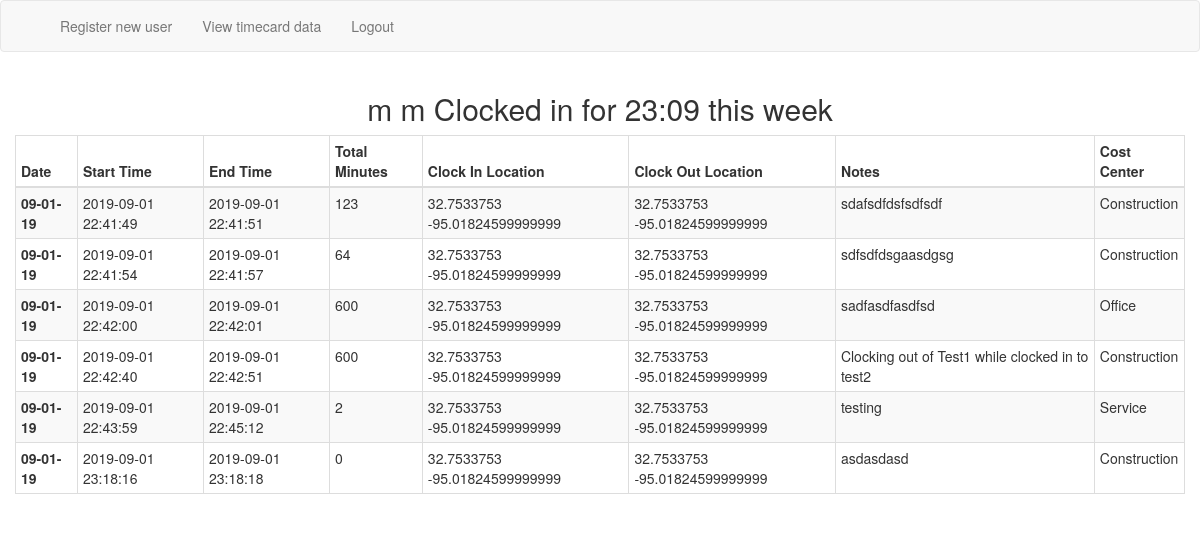
The page /employee/2 (signed in) on the database its author committed.
### app/models.py (models this page shows, shortened)
class User(UserMixin, db.Model):
    id = db.Column(db.Integer, primary_key = True)
    username = db.Column(db.String(64), index = True, unique = True)
    realname = db.Column(db.String(128))
    email = db.Column(db.String(128),unique=True)
    password_hash = db.Column(db.String(128))
    usertype = db.Column(db.Integer, db.ForeignKey('role.id'))
    def __repr__(self):
        return '{}'.format(self.realname)

class Timesheet(db.Model):
    id = db.Column(db.Integer, primary_key=True)
    employee = db.Column(db.Integer, db.ForeignKey('user.id'))
    date = db.Column(db.String, index=True, default=date.today().strftime('%m-%d-%y'))
    starttime = db.Column(db.DateTime)
    endtime = db.Column(db.DateTime)
    totaltime = db.Column(db.String)
    inlocation = db.Column(db.String(255))
    outlocation = db.Column(db.String(255))
    notes = db.Column(db.String(1024))
    clockedin = db.Column(db.Boolean)
    costcenter = db.Column(db.Integer, db.ForeignKey('cost_center.id'))

class CostCenter(db.Model):
    id = db.Column(db.Integer, primary_key=True)
    name = db.Column(db.String(255))

### app/routes.py (the view)
@app.route('/employee/<employee>', methods=['GET','POST'])
@login_required
def employee(employee):
    today = date.today()
    idx = (today.weekday() + 1) % 7
    saturday = today - timedelta(1 + idx)
    friday = today + timedelta(5 + idx)
    q = Timesheet.query.filter(Timesheet.starttime.between(saturday, friday),
                               Timesheet.employee == employee).all()
    e = User.query.filter_by(id = employee).first()
    costcenterchoices = [(c.name) for c in CostCenter.query.all()]
    tcit = getTotalClockedInTime(employee)
    hoursClockedIn = floor(int(tcit) / 60)
    minutesClockedIn = int(tcit) % 60
    return render_template("showtime.html", title="Employee Clock In Details", data = q, employee = e,
                           costcenter=costcenterchoices,
                           clockedintime = str(hoursClockedIn) + ":" + str(minutesClockedIn).zfill(2))

### app/models.py (called while the page is built)
@login.user_loader
def load_user(id):
    return User.query.get(int(id))

### app/routes.py (called while the page is built)
def getTotalClockedInTime(id):
    totalClockedInTime = 0
    today = date.today()
    idx = (today.weekday() + 1) % 7
    saturday = today - timedelta(1 + idx)
    friday = today + timedelta(5 + idx)
    print(saturday)
    print(friday)
    q = Timesheet.query.filter(Timesheet.starttime.between(saturday,friday), Timesheet.employee == id).all()
    for row in q:
        if row.totaltime is not None:
            totalClockedInTime += int(row.totaltime)
    return totalClockedInTime

### app/templates/showtime.html
{% extends "adminbase.html" %}
{% block content %}
    <div class="container center"><h2 align="center">{{ employee }} Clocked in for {{ clockedintime }} this week</h2></div>
    <div class="container-fluid">
    <table class="table table-hover table-bordered table-condensed table-responsive table-striped">
        <thead class="thead-dark">
            <tr>
                <th scope="col">Date</th>
                <th scope="col">Start Time</th>
                <th scope="col">End Time</th>
                <th scope="col">Total Minutes</th>
                <th scope="col">Clock In Location</th>
                <th scope="col">Clock Out Location</th>
                <th scope="col">Notes</th>
                <th scope="col">Cost Center</th>
            </tr>
        </thead>
    <tbody>
    {% for item in data %}
        <tr>
            <th scope="row">{{ item.date }}</th>
            <td>{{ item.starttime }}</td>
            <td>{{ item.endtime }}</td>
            <td>{{ item.totaltime }}</td>
            <td>{{ item.inlocation }}</td>
            <td>{{ item.outlocation }}</td>
            <td>{{ item.notes }}</td>
            <td>{{ costcenter[item.costcenter-1] }}</td>
        </tr>
    {% endfor %}
    </tbody>
    </table>
    </div>
{% endblock %}

### app/templates/adminbase.html (shortened to what this page needs)
{% extends 'bootstrap/base.html' %}
{% block navbar %}
    <nav class="navbar navbar-default">
        <div class="container">
            <div class="collapse navbar-collapse" id="bs-example-navbar-collapse-1">
                <ul class="nav navbar-nav">
                    <li><a href="{{ url_for('register') }}">Register new user</a></li>
                    <li><a href="{{ url_for('selectemployee') }}">View timecard data</a></li>
                    <li><a href="{{ url_for('logout') }}">Logout</a></li>
                </ul>
            </div>
        </div>
    </nav>
{% endblock %}

### rows shown on the page
User: realname "m m"
Timesheet: date "09-01-19", starttime "2019-09-01 22:41:49", endtime "2019-09-01 22:41:51", totaltime "123", inlocation "32.7533753 -95.01824599999999", outlocation "32.7533753 -95.01824599999999", notes "sdafsdfdsfsdfsdf", costcenter.name "Construction"
Timesheet: date "09-01-19", starttime "2019-09-01 22:41:54", endtime "2019-09-01 22:41:57", totaltime "64", inlocation "32.7533753 -95.01824599999999", outlocation "32.7533753 -95.01824599999999", notes "sdfsdfdsgaasdgsg", costcenter.name "Construction"
Timesheet: date "09-01-19", starttime "2019-09-01 22:42:00", endtime "2019-09-01 22:42:01", totaltime "600", inlocation "32.7533753 -95.01824599999999", outlocation "32.7533753 -95.01824599999999", notes "sadfasdfasdfsd", costcenter.name "Office"
Timesheet: date "09-01-19", starttime "2019-09-01 22:42:40", endtime "2019-09-01 22:42:51", totaltime "600", inlocation "32.7533753 -95.01824599999999", outlocation "32.7533753 -95.01824599999999", notes "Clocking out of Test1 while clocked in to test2", costcenter.name "Construction"
Timesheet: date "09-01-19", starttime "2019-09-01 22:43:59", endtime "2019-09-01 22:45:12", totaltime "2", inlocation "32.7533753 -95.01824599999999", outlocation "32.7533753 -95.01824599999999", notes "testing", costcenter.name "Service"
Timesheet: date "09-01-19", starttime "2019-09-01 23:18:16", endtime "2019-09-01 23:18:18", totaltime "0", inlocation "32.7533753 -95.01824599999999", outlocation "32.7533753 -95.01824599999999", notes "asdasdasd", costcenter.name "Construction"

### other values the page prints
{{ clockedintime }} "23:09"
